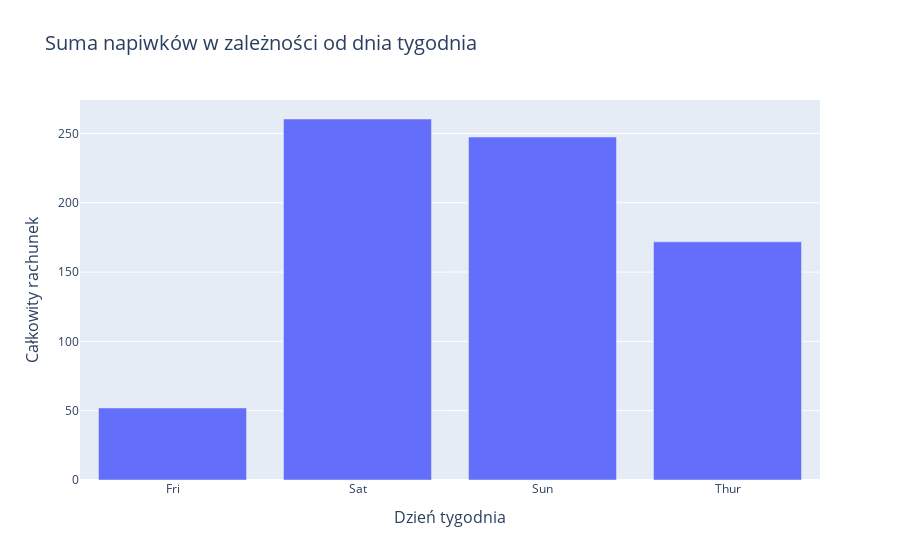

Write notebook code for a chart like this one.
### Code cell
agg_df = df.groupby('day')['tip'].sum().reset_index()


fig = px.bar(agg_df, x='day', y='tip', title='Suma napiwków w zależności od dnia tygodnia',
             labels={'tip': 'Suma napiwków', 'day': 'Dzień tygodnia'})

fig.update_layout(
    # title='Suma napiwków dla dni',
    title_font_size=20,
    xaxis_title='Dzień tygodnia',
    xaxis_title_font_size=16,
    yaxis_title='Całkowity rachunek',
    yaxis_title_font_size=16
)

fig.show()

### Figure 1 — Plotly figure (JSON) as saved in the notebook; plotly's stock layout.template omitted (floating-point values rounded to 4 significant figures)
{"data": [{"alignmentgroup": "True", "hovertemplate": "Dzień tygodnia=%{x}<br>Suma napiwków=%{y}<extra></extra>", "legendgroup": "", "marker": {"color": "#636efa", "pattern": {"shape": ""}}, "name": "", "offsetgroup": "", "orientation": "v", "showlegend": false, "textposition": "auto", "type": "bar", "x": ["Fri", "Sat", "Sun", "Thur"], "xaxis": "x", "y": [51.96, 260.4, 247.4, 171.8], "yaxis": "y"}], "layout": {"autosize": true, "barmode": "relative", "legend": {"tracegroupgap": 0}, "title": {"font": {"size": 20}, "text": "Suma napiwków w zależności od dnia tygodnia"}, "xaxis": {"anchor": "y", "autorange": true, "domain": [0, 1], "range": [-0.5, 3.5], "title": {"font": {"size": 16}, "text": "Dzień tygodnia"}, "type": "category"}, "yaxis": {"anchor": "x", "autorange": true, "domain": [0, 1], "range": [0, 274.1], "title": {"font": {"size": 16}, "text": "Całkowity rachunek"}, "type": "linear"}}}
